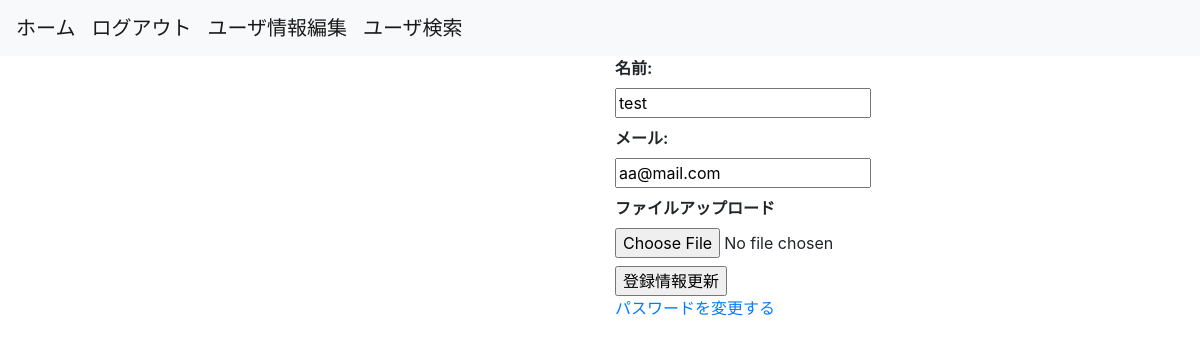
The app's page /user (signed in), older data.
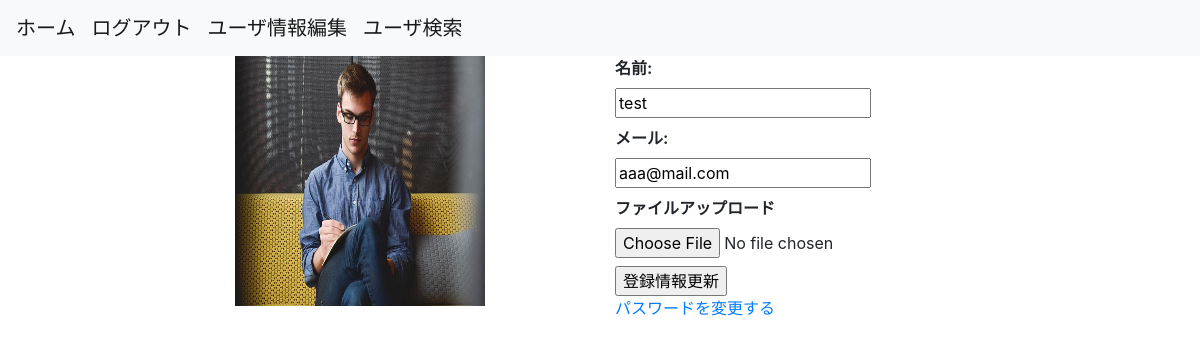
The same page, newer data.
### flaskr/models.py (models this page shows, shortened)
class User(UserMixin, db.Model):
    __tablename__ = 'users'
    id = db.Column(db.Integer, primary_key=True)
    username = db.Column(db.String(64), index=True)
    email = db.Column(db.String(64), unique=True, index=True)
    password = db.Column(
        db.String(128),
        default=generate_password_hash('snsflaskapp')
    )
    picture_path = db.Column(db.Text)
    is_active = db.Column(db.Boolean, unique=False, default=False)
    create_at = db.Column(db.DateTime, default=datetime.now)
    update_at = db.Column(db.DateTime, default=datetime.now)

### flaskr/views.py (the view, shortened to what this page needs)
@bp.route('/user', methods=['GET', 'POST'])
@login_required
def user():
    form = UserForm(request.form)
    return render_template('user.html', form=form)

### flaskr/forms.py (shortened to what this page needs)
class UserForm(Form):
    email = StringField(
        'メール: ', validators=[DataRequired(), Email('メールアドレスが誤っています')]
    )
    username = StringField('名前: ', validators=[DataRequired()])
    picture_path = FileField('ファイルアップロード')
    submit = SubmitField('登録情報更新')

### flaskr/models.py (called while the page is built)
@login_manager.user_loader
def load_user(user_id):
    return User.query.get(user_id)

### flaskr/templates/user.html (shortened to what this page needs)
{% from "_formhelpers.html" import render_field %}
{% extends "base.html" %}
{% block content %}
<div class="row">
    <div class="col-lg-2 offset-lg-2">
        {% if current_user.picture_path %}
        <img class="user-image-big" src="{{url_for('static', filename=current_user.picture_path)}}">
        {% endif %}
    </div>
    <div class="col-lg-4 offset-lg-2">
        <form method="POST" enctype="multipart/form-data">
            {{render_field(form.username, value=current_user.username)}}
            {{render_field(form.email, value=current_user.email )}}
            {{render_field(form.picture_path) }}
            {{form.submit()}}
        </form>
        <a href="{{url_for('app.change_password')}}">パスワードを変更する</a>
    </div>
</div>
{% endblock %}

### flaskr/templates/_formhelpers.html (shortened to what this page needs)
{% macro render_field(field) %}
<dt>
    {{ field.label }}
    <dd>
        {{ field(**kwargs) | safe }}
    </dd>
</dt>
{% endmacro %}

### flaskr/templates/base.html (shortened to what this page needs)
<!DOCTYPE html>
<html lang="ja">
    <head>
        <link rel="stylesheet" href="https://stackpath.bootstrapcdn.com/bootstrap/4.5.0/css/bootstrap.min.css">
        <link rel="stylesheet" href="{{ url_for('static', filename='css/style.css')}}">
    </head>
    <body>
        <nav class="navbar navbar-expand-lg navbar-light bg-light">
            <a class="navbar-brand" href="{{url_for('app.home')}}">
                ホーム
            </a>
            {% if current_user.is_authenticated %}
            <a class="navbar-brand" href="{{url_for('app.logout')}}">
                ログアウト
            </a>
            <a class="navbar-brand" href="{{url_for('app.user')}}">
                ユーザ情報編集
            </a>
            <a class="navbar-brand" href="{{ url_for('app.user_search')}}">
                ユーザ検索
            </a>
            {% endif %}
        </nav>
        <div class="container">
            {% block content %}
            {% endblock %}
        </div>
    </body>
</html>

### flaskr/static/css/style.css (style rules this page uses)
.user-image-big { width: 250px; height: 250px; }

Row changes from the older to the newer data that the page shows:
now on this page (row edited): User: picture_path (picture)
Text that changed along with them:
form field email: "aa@mail.com" → "aaa@mail.com"
